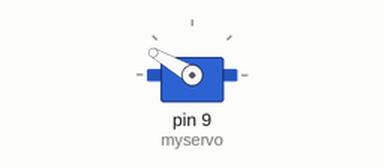
This sketch was run on a simulated Arduino Uno, built with avr-gcc and run on an emulated ATmega328P. Parts: servo.

Above: at 0.05 s.
At 6.0 s:
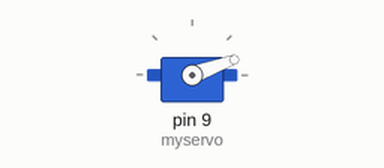
Timing chart, 0 to 7.8 s (numbered marks = the images above):
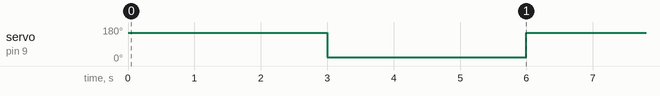

The sketch:

motor.ino
```cpp
#include <Servo.h>

Servo myservo;

int pos = 0;

void setup()
{
 myservo.attach(9);
}


void loop()
{
  myservo.write(150);
  delay(3000);
  myservo.write(20);
  delay(3000);

// if(pos <= 200)
// {
//   for(pos = 0; pos < 200; pos += 20)
//   {
//     myservo.write(pos);
//     delay(100);
//   }
// }
// else
// {
//   int pos = 50;
// }
}
```

Measured:
- by itself, servo on pin 9 (myservo): alternates 150° for 3.0 s and 20° for 3.0 s
